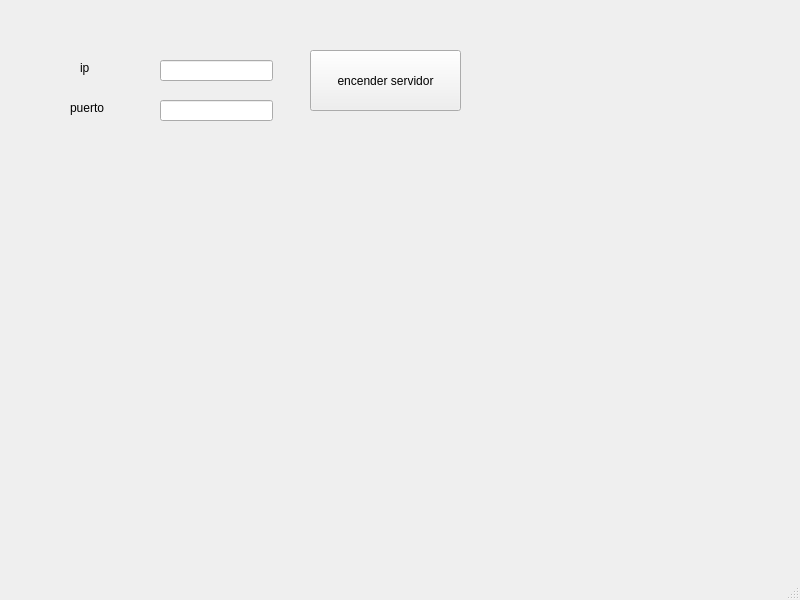
<?xml version="1.0" encoding="UTF-8"?>
<ui version="4.0">
 <class>MainWindow</class>
 <widget class="QMainWindow" name="MainWindow">
  <property name="geometry">
   <rect>
    <x>0</x>
    <y>0</y>
    <width>800</width>
    <height>600</height>
   </rect>
  </property>
  <property name="windowTitle">
   <string>MainWindow</string>
  </property>
  <widget class="QWidget" name="centralwidget">
   <widget class="QPushButton" name="pb_encender">
    <property name="geometry">
     <rect>
      <x>310</x>
      <y>50</y>
      <width>151</width>
      <height>61</height>
     </rect>
    </property>
    <property name="text">
     <string>encender servidor</string>
    </property>
   </widget>
   <widget class="QLabel" name="label">
    <property name="geometry">
     <rect>
      <x>80</x>
      <y>60</y>
      <width>58</width>
      <height>16</height>
     </rect>
    </property>
    <property name="text">
     <string>ip</string>
    </property>
   </widget>
   <widget class="QLabel" name="label_2">
    <property name="geometry">
     <rect>
      <x>70</x>
      <y>100</y>
      <width>58</width>
      <height>16</height>
     </rect>
    </property>
    <property name="text">
     <string>puerto</string>
    </property>
   </widget>
   <widget class="QLineEdit" name="line_ip">
    <property name="geometry">
     <rect>
      <x>160</x>
      <y>60</y>
      <width>113</width>
      <height>21</height>
     </rect>
    </property>
   </widget>
   <widget class="QLineEdit" name="line_puerto">
    <property name="geometry">
     <rect>
      <x>160</x>
      <y>100</y>
      <width>113</width>
      <height>21</height>
     </rect>
    </property>
   </widget>
   <widget class="QLabel" name="estado">
    <property name="geometry">
     <rect>
      <x>307</x>
      <y>130</y>
      <width>211</width>
      <height>20</height>
     </rect>
    </property>
    <property name="text">
     <string/>
    </property>
   </widget>
  </widget>
  <widget class="QMenuBar" name="menubar">
   <property name="geometry">
    <rect>
     <x>0</x>
     <y>0</y>
     <width>800</width>
     <height>33</height>
    </rect>
   </property>
  </widget>
  <widget class="QStatusBar" name="statusbar"/>
 </widget>
 <resources/>
 <connections/>
</ui>
